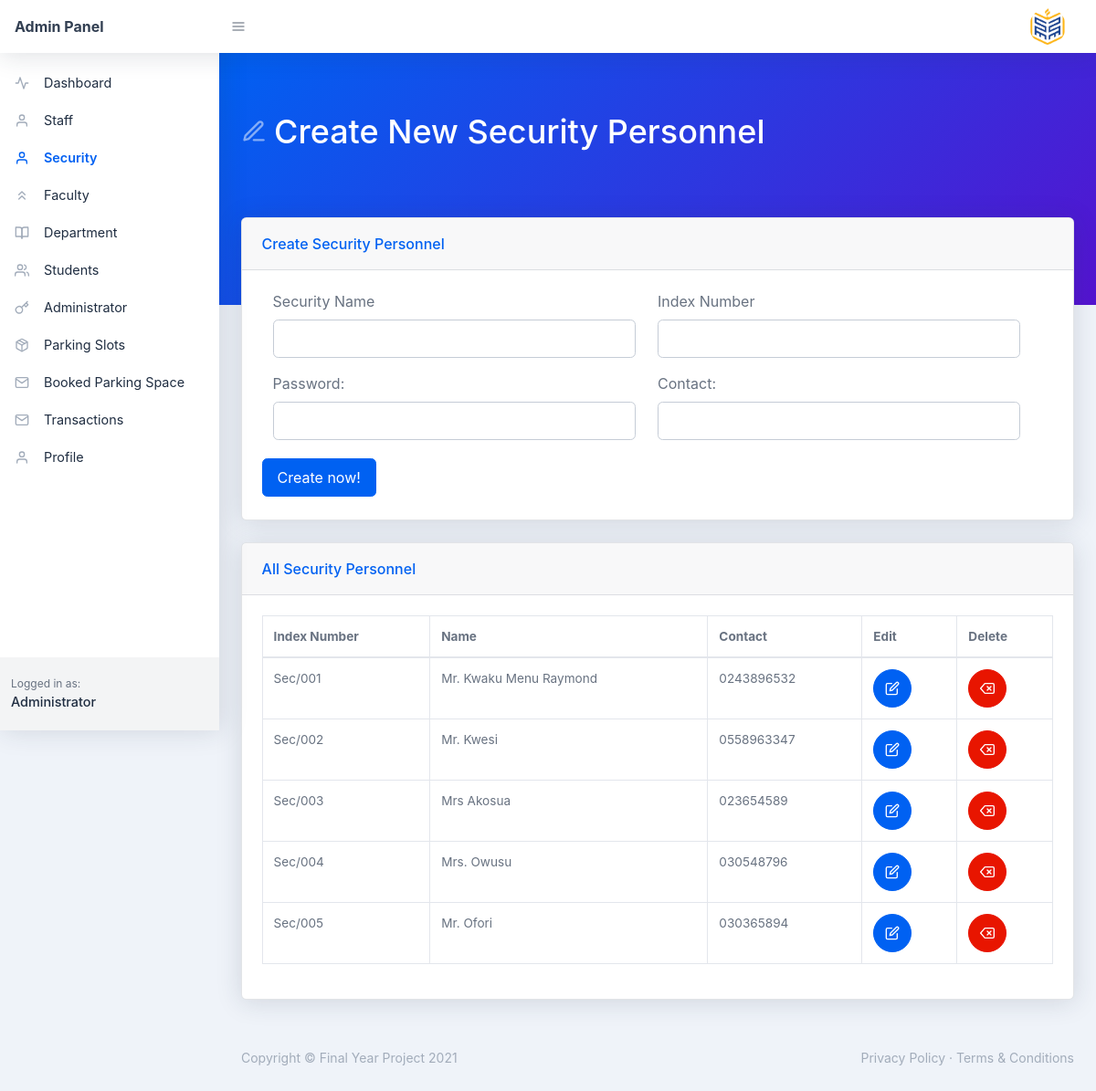
Page /admin/security.php on the committed database.
### tables this page shows
CREATE TABLE `security` (
  `id` int(11) NOT NULL,
  `indexnumber` varchar(50) NOT NULL,
  `name` varchar(200) NOT NULL,
  `contact` varchar(15) NOT NULL,
  `password` text NOT NULL
);

### admin/security.php (the view, shortened to what this page needs)
<?php
include('header.php');
?>
<div id="layoutSidenav_content">
    <main>
        <div class="page-header pb-10 page-header-dark bg-gradient-primary-to-secondary">
            <div class="container-fluid">
                <div class="page-header-content">
                    <h1 class="page-header-title">
                        <div class="page-header-icon"><i data-feather="edit-3"></i></div>
                        <span>Create New Security Personnel</span>
                    </h1>
                </div>
            </div>
        </div>
        <div class="container-fluid mt-n10">
            <div class="card mb-4">
                <div class="card-header">Create Security Personnel</div>
                <div class="card-body">
                    <form method="POST">
                        <div class="row col-12">
                            <div class="col-6 form-group">
                                <label for="user-name">Security Name </label>
                                <input type="text" name="name" id="name" class="form-control">
                            </div>
                            <div class="col-6 form-group">
                                <label for="user-name">Index Number </label>
                                <input type="text" name="indexnumber" id="indexnumber" class="form-control">
                            </div>
                        </div>
                        <div class="row col-12">
                            <div class="col-6 form-group">
                                <label for="user-name">Password:</label>
                                <input type="password" name="password" id="password" class="form-control">
                            </div>
                            <div class="col-6 form-group">
                                <label for="user-name">Contact:</label>
                                <input type="tel" name="contact" id="contact" class="form-control">
                            </div>
                        </div>
                        <button class="btn btn-primary mr-2 my-1" type="submit" name="submit">Create now!</button>
                    </form>
                </div>
            </div>
        </div>
        <div class="container-fluid ">
            <div class="card mb-4">
                <div class="card-header">All Security Personnel</div>
                <div class="card-body">
                    <div class="datatable table-responsive">
                        <table class="table table-bordered table-hover" id="dataTable" width="100%" cellspacing="0">
                            <thead>
                                <tr>
                                    <th>Index Number</th>
                                    <th>Name </th>
                                    <th>Contact </th>
                                    <th>Edit</th>
                                    <th>Delete</th>
                                </tr>
                            </thead>
                            <tbody>
                                <?php
                                $sql = "SELECT * FROM security";
                                $query = $conn->prepare($sql);
                                $query->execute();
                                $results = $query->fetchAll(PDO::FETCH_OBJ);
                                $rowCount = $query->rowCount();
                                if ($rowCount > 0) {
                                    foreach ($results as $results) {
                                ?>
                                        <tr>
                                            <td><?php echo htmlentities($results->indexnumber) ?></td>
                                            <td><?php echo htmlentities($results->name) ?></td>
                                            <td><?php echo htmlentities($results->contact) ?></td>
                                            <td>
                                                <a class="btn btn-blue btn-icon" href="edit-security.php?id=<?php echo htmlentities($results->id); ?>"><i data-feather="edit"></i></a>
                                            </td>
                                            <td>
                                                <a class="btn btn-red btn-icon" href="#?id=<?php echo htmlentities($results->id); ?>"><i data-feather="delete"></i></a>
                                            </td>
                                        </tr>
                                <?php }
                                } ?>
                            </tbody>
                        </table>
                    </div>
                </div>
            </div>
        </div>
    </main>
    <?php include('footer.php') ?>
</div>
</div>
</body>

### admin/header.php (shortened to what this page needs)
<!DOCTYPE html>
<html lang="en">
<head>
    <link href="css/styles.css" rel="stylesheet" />
</head>
<body class="nav-fixed">
    <nav class="topnav navbar navbar-expand shadow navbar-light bg-white" id="sidenavAccordion">
        <a class="navbar-brand d-none d-sm-block" href="index.html">Admin Panel</a><button class="btn btn-icon btn-transparent-dark order-1 order-lg-0 mr-lg-2" id="sidebarToggle" href="#"><i data-feather="menu"></i></button>
        <ul class="navbar-nav align-items-center ml-auto">
            <li class="nav-item dropdown no-caret mr-3 dropdown-user">
                <a class="btn btn-icon btn-transparent-dark dropdown-toggle" id="navbarDropdownUserImage" href="javascript:void(0);" role="button" data-toggle="dropdown" aria-haspopup="true" aria-expanded="false"><img class="img-fluid" src="./assets/img/pentecost-university-logo-alt.png" /></a>
            </li>
        </ul>
    </nav>
    <div id="layoutSidenav">
        <div id="layoutSidenav_nav">
            <nav class="sidenav shadow-right sidenav-light">
                <div class="sidenav-menu">
                    <div class="nav accordion" id="accordionSidenav">                        <a class="nav-link collapsed pt-4" href="index.php">
                            <div class="nav-link-icon"><i data-feather="activity"></i></div>
                            Dashboard
                        </a>
                        <a class="nav-link" href="staff.php">
                            <div class="nav-link-icon"><i data-feather="user"></i></div>
                            Staff
                        </a>
                        <a class="nav-link" href="security.php">
                            <div class="nav-link-icon"><i data-feather="user"></i></div>
                            Security
                        </a>
                        <a class="nav-link" href="faculty.php">
                            <div class="nav-link-icon"><i data-feather="chevrons-up"></i></div>
                            Faculty
                        </a>
                        <a class="nav-link" href="department.php">
                            <div class="nav-link-icon"><i data-feather="book-open"></i></div>
                            Department
                        </a>
                        <a class="nav-link" href="student.php">
                            <div class="nav-link-icon"><i data-feather="users"></i></div>
                            Students
                        </a>
                        <a class="nav-link" href="admin.php">
                            <div class="nav-link-icon"><i data-feather="key"></i></div>
                            Administrator
                        </a>
                        <a class="nav-link" href="parking_lot.php">
                            <div class="nav-link-icon"><i data-feather="package"></i></div>
                            Parking Slots
                        </a>
                        <a class="nav-link" href="booking.php">
                            <div class="nav-link-icon"><i data-feather="mail"></i></div>
                            Booked Parking Space
                        </a>
                        <a class="nav-link" href="transactionLog.php">
                            <div class="nav-link-icon"><i data-feather="mail"></i></div>
                            Transactions
                        </a>
                        <a class="nav-link" href="profile.php">
                            <div class="nav-link-icon"><i data-feather="user"></i></div>
                            Profile
                        </a>
                    </div>
                </div>
                <div class="sidenav-footer">
                    <div class="sidenav-footer-content">
                        <div class="sidenav-footer-subtitle">Logged in as:</div>
                        <div class="sidenav-footer-title">Administrator</div>
                    </div>
                </div>
            </nav>
        </div>

### admin/footer.php
<footer class="footer mt-auto footer-light">
                <div class="container-fluid">
                    <div class="row">
                        <div class="col-md-6 small">Copyright &#xA9; Final Year Project 2021</div>
                        <div class="col-md-6 text-md-right small">
                            <a href="#!">Privacy Policy</a> &#xB7;
                            <a href="#">Terms &amp; Conditions</a>
                        </div>
                    </div>
                </div>
            </footer>

### rows in the picture
security: indexnumber "Sec/001", name "Mr. Kwaku Menu Raymond", contact "0243896532"
security: indexnumber "Sec/002", name "Mr. Kwesi", contact "0558963347"
security: indexnumber "Sec/003", name "Mrs Akosua", contact "023654589"
security: indexnumber "Sec/004", name "Mrs. Owusu", contact "030548796"
security: indexnumber "Sec/005", name "Mr. Ofori", contact "030365894"
